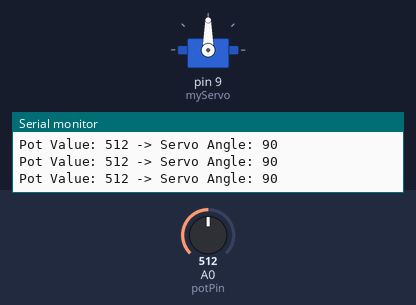
Bench run of a sketch on a simulated Arduino Uno, built with avr-gcc and run on an emulated ATmega328P. On the bench: servo, the last lines printed to the serial monitor. Inputs (shaded band) come from the test bench; at power-on: A0 (potPin) = 512.

Above: at 1.2 s.
1.3 s: A0 (potPin) set to 716
At 2.5 s:
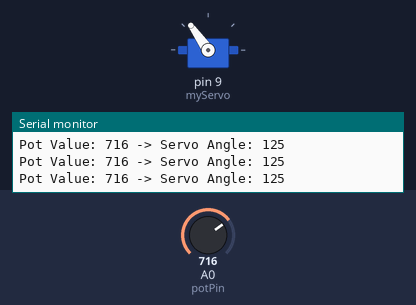
2.8 s: A0 (potPin) set to 900
At 3.1 s:
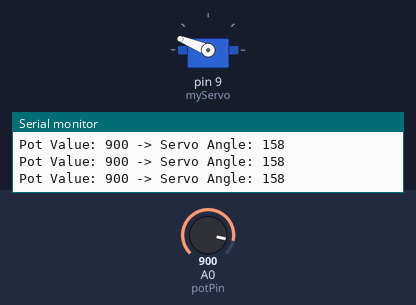
4.3 s: A0 (potPin) set to 1023
At 4.6 s:
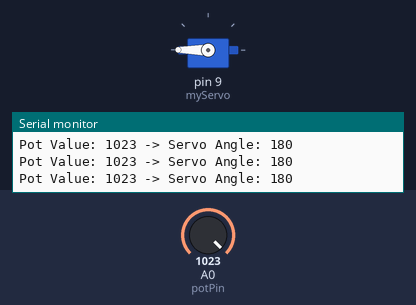
5.8 s: A0 (potPin) set to 1009
At 6.2 s:
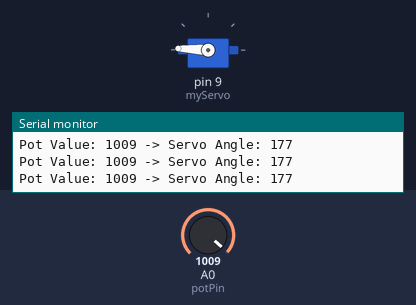
7.3 s: A0 (potPin) set to 987
At 7.8 s:
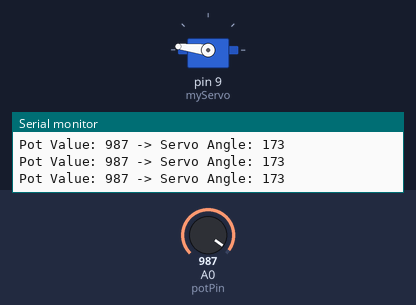
10.3 s: A0 (potPin) set to 61
At 11.0 s:
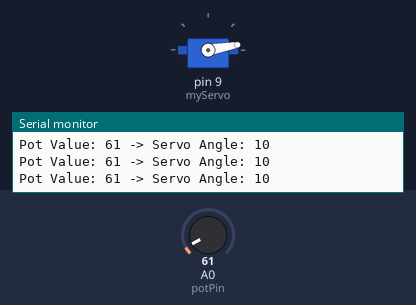
11.8 s: A0 (potPin) set to 53
Timing chart, 0 to 14.3 s (numbered marks = the images above; inputs shaded):
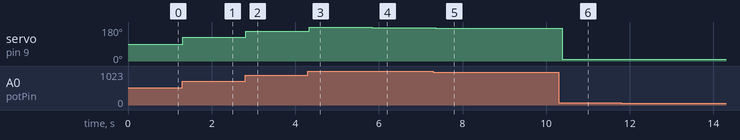

The sketch:

sketch_oct4a_20241004152125_20241_20241010222429.ino
```cpp
#include <Servo.h>

Servo myServo;   // Membuat objek Servo
int potPin = A0; // Pin analog untuk potensiometer
int potValue = 0; // Nilai yang terbaca dari potensiometer

void setup() {
  myServo.attach(9);  // Menyambungkan servo ke pin PWM 9
  Serial.begin(9600); // Memulai komunikasi serial
}

void loop() {
  // Membaca nilai potensiometer (0-1023)
  potValue = analogRead(potPin);

  // Mengonversi nilai potensiometer (0-1023) menjadi sudut servo (0-180 derajat)
  int servoAngle = map(potValue, 0, 1023, 0, 180);

  // Menggerakkan servo ke sudut yang dihitung
  myServo.write(servoAngle);

  // Menampilkan nilai potensiometer dan sudut servo di Serial Monitor
  Serial.print("Pot Value: ");
  Serial.print(potValue);
  Serial.print(" -> Servo Angle: ");
  Serial.println(servoAngle);

  // Delay untuk stabilisasi pembacaan
  delay(100);
}
```

Measured:
- after the input at 1.3 s, servo on pin 9 (myServo): 90° → 125° at once
- after the input at 2.8 s, servo on pin 9 (myServo): 125° → 158° at once
- after the input at 4.3 s, servo on pin 9 (myServo): 158° → 180° at once
- after the input at 5.8 s, servo on pin 9 (myServo): 180° → 177° after 0.05 s
- after the input at 7.3 s, servo on pin 9 (myServo): 177° → 173° after 0.06 s
- after the input at 10.3 s, servo on pin 9 (myServo): 173° → 10° after 0.08 s
- after the input at 11.8 s, servo on pin 9 (myServo): 10° → 9° after 0.09 s
